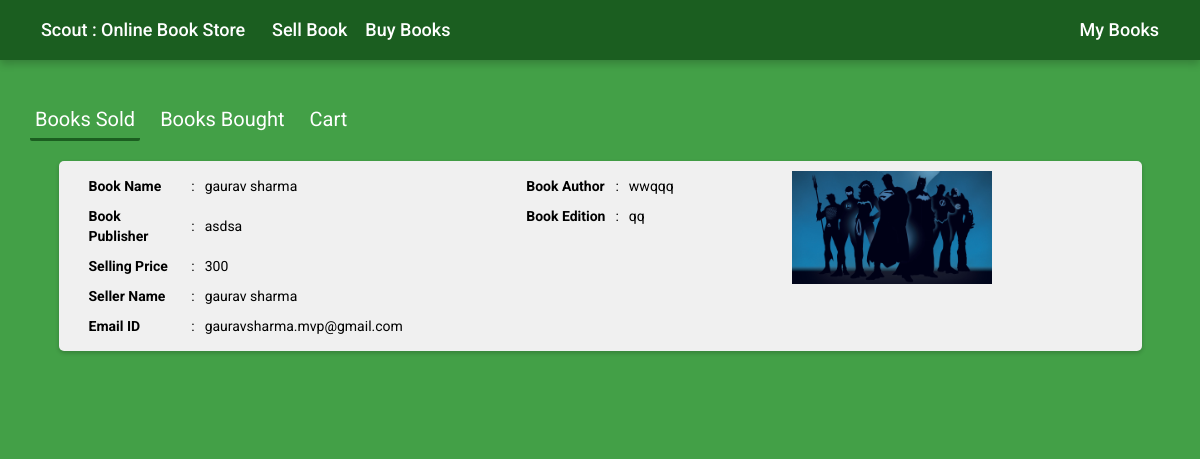
/mybooks.php (signed in), run on the app's committed database.
### tables this page shows
CREATE TABLE `books` (
  `id` int(11) NOT NULL,
  `name` varchar(20) NOT NULL,
  `author` varchar(20) NOT NULL,
  `edition` varchar(20) NOT NULL,
  `publisher` varchar(30) NOT NULL,
  `price` varchar(30) NOT NULL,
  `image` varchar(50) NOT NULL,
  `sold` varchar(30) NOT NULL,
  `bought_buy` varchar(30) NOT NULL,
  `sold_by` varchar(30) NOT NULL
);

CREATE TABLE `users` (
  `id` int(11) NOT NULL,
  `username` varchar(50) NOT NULL,
  `email` varchar(50) NOT NULL,
  `mobile` varchar(15) NOT NULL,
  `password` varchar(256) NOT NULL,
  `create_at` varchar(30) NOT NULL,
  `avatar` varchar(100) NOT NULL
);

### mybooks.php (the view, shortened to what this page needs)
<?php
 		$user_id=$_SESSION['user_id'];
 		$sql1="SELECT * FROM `books` WHERE sold_by='$user_id'";
 		$retval1=mysql_query($sql1);
 ?>
<!DOCTYPE html>
<html>
<head>
	<link rel="stylesheet" type="text/css" href="css/bootstrap.css">
</head>
<body>
	<div class="container">
		 <div class="header">
				<div class="row" style="width: 99%;margin: auto;">
					<div class="col-md-8">
						<h4>Scout : Online Book Store
						&nbsp;&nbsp;&nbsp;&nbsp;
						<a href="sellbooks.php">Sell Book</a>
						<a href="allbooks.php">Buy Books</a></h4>
					</div>
					<div class="col-md-4">
						<h4 class="pull-right"><a href="allbooks.php">My Books</a></h4>
					</div>
				</div>
		</div>
		<br><br>
				<div class="wrapper">
				<ul class="tab-group">
			        <li class="tab active"><a href="#sold">Books Sold</a></li>
			        <li class="tab"><a href="#bought">Books Bought</a></li>
			        <li class="tab"><a href="#cart">Cart</a></li>
			    </ul>
				<div class="tab-content">
		            <div id="sold">
		            	<?php
							while($val1=mysql_fetch_assoc($retval1)){
								$user_id=$val1['sold_by'];
								$sql_user="SELECT * FROM users WHERE id='$user_id'";
								$val_user=mysql_fetch_assoc(mysql_query($sql_user));
						 ?>
							<div class="row book_row">
								<div class="col-md-4">
									<center>
									<table>
										<tr>
											<td id="head">Book Name</td>
											<td>:</td>
											<td><?php echo $val1['name']; ?></td>
										</tr>
										<tr>
											<td id="head">Book Publisher</td>
											<td>:</td>
											<td><?php echo $val1['publisher']; ?></td>
										</tr>
										<tr>
											<td id="head">Selling Price</td>
											<td>:</td>
											<td><?php echo $val1['price']; ?></td>
										</tr>
										<tr>
											<td id="head">Seller Name</td>
											<td>:</td>
											<td><?php echo $val_user['username']; ?></td>
										</tr>
										<tr>
											<td id="head">Email ID</td>
											<td>:</td>
											<td><?php echo $val_user['email']; ?></td>
										</tr>
									</table>
									</center>
								</div>
								<div class="col-md-4">
									<center>
									<table>
										<tbody>
											<tr>
												<td id="head">Book Author</td>
												<td>:</td>
												<td><?php echo $val1['author']; ?></td>
											</tr>
											<tr>
												<td id="head">Book Edition</td>
												<td>:</td>
												<td><?php echo $val1['edition']; ?></td>
											</tr>
										</tbody>
									</table>
									</center>
								</div>
								<div class="col-md-4">
									<img style="width: 200px;" src="<?php echo $val1['image'];?>">
								</div>
							</div>
							<?php
								}
							 ?>
		            </div>
		        </div>
				</div>
		<br><br><br><br>
	</div
<script src='http://cdnjs.cloudflare.com/ajax/libs/jquery/2.1.3/jquery.min.js'></script>
</body>
</html>

### mybooks.php (style rules this page uses)
body { font-family: 'Roboto', sans-serif; background: #43A047; color: #efefef; }
.container { width: 100%; margin: auto; padding: 0; }
.header { box-shadow: 0 4px 8px 0 rgba(0,0,0,0.2); }
.header { background: #1B5E20; }
.header, .row { padding: 10px; color: #fff; }
a { color: #fff; }
h1,h2,h3,h4 { padding: 0; margin: 0; }
.wrapper { width: 95%; margin:auto; }
.book_row { width: 95%; margin: auto; color: #000; margin-top: 10px; padding: 10px; background: #f0f0f0; border-radius: 5px; box-shadow: 0 2px 4px 0 rgba(0,0,0,0.2); }
td { padding: 5px; }
#head { font-weight: bold; }
.tab-group { list-style: none; padding: 0; margin: 0 0 20px 0; }
.tab-group:after { content: ""; display: table; clear: both; }
.tab-group li a { margin-right: 15px; text-decoration: none; padding: 5px; color: #fff; font-size: 20px; float: left; text-align: center; cursor: pointer; border-radius: 2px; -webkit-transition: .5s ease; transition: .5s ease; }
.tab-group .active a { border-bottom: 3px solid #1B5E20; color: #ffffff; }

### data on the page
books: name "gaurav sharma", publisher "asdsa", price "300", users.username "gaurav sharma", users.email "gauravsharma.mvp@gmail.com", author "wwqqq", edition "qq", image (picture)
